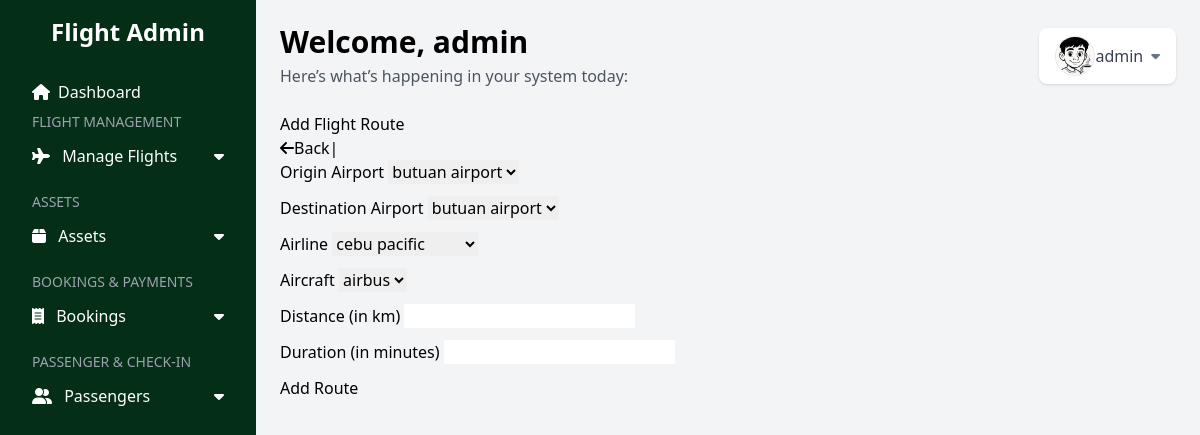
/flight_routes/add (signed in), run on the app's committed database.
### web/models.py (models this page shows)
class User(db.Model, UserMixin):
    id = db.Column(db.Integer, primary_key=True)
    username = db.Column(db.String(225), unique=True, nullable=False)
    password = db.Column(db.String(225), nullable=False)
    profile_image = db.Column(db.String(255), nullable=True, default='default.png')  # default image

### web/views.py (the view, shortened to what this page needs)
@views.route('/flight_routes/add', methods=['GET', 'POST'])
@login_required
def add_flight_route():
    airports = Airport.query.all()
    airlines = Airline.query.all()
    aircraft = Aircraft.query.all()
    return render_template('flight_routes/add_route.html', airports=airports, airlines=airlines, aircraft=aircraft)

### web/__init__.py (called while the page is built)
def create_app():
    app = Flask(__name__)
    app.config['SECRET_KEY'] = "secret_key"
    app.config['SQLALCHEMY_DATABASE_URI'] = f'sqlite:///{DB_NAME}'
    db.init_app(app)
    from .views import views
    from .auth import auth
    app.register_blueprint(views, url_prefix="/")
    app.register_blueprint(auth, url_prefix="/")
    from .models import User
    create_database(app)
    login_manager = LoginManager()
    login_manager.login_view = 'auth.login'
    login_manager.init_app(app)
    @login_manager.user_loader
    def load_user(id):
        return User.query.get(int(id))
    return app

### web/templates/flight_routes/add_route.html
{% extends 'base.html' %}
{% block content %}
<div class="container">
    <h2>Add Flight Route</h2>
    <a class="btn btn-secondary" href="{{ url_for('views.flight_routes') }}"><i class="fas fa-arrow-left"></i>Back|</a>
   <form method="POST">
    <div class="mb-3">
        <label>Origin Airport</label>
        <select name="departure_airport_id" class="form-control" required>
            {% for airport in airports %}
                <option value="{{ airport.id }}">{{ airport.name }}</option>
            {% endfor %}
        </select>
    </div>
    <div class="mb-3">
        <label>Destination Airport</label>
        <select name="arrival_airport_id" class="form-control" required>
            {% for airport in airports %}
                <option value="{{ airport.id }}">{{ airport.name }}</option>
            {% endfor %}
        </select>
    </div>
    <div class="mb-3">
        <label>Airline</label>
        <select name="airline_id" class="form-control" required>
            {% for airline in airlines %}
                <option value="{{ airline.id }}">{{ airline.name }}</option>
            {% endfor %}
        </select>
    </div>
    <div class="mb-3">
        <label>Aircraft</label>
        <select name="aircraft_id" class="form-control" required>
            {% for a in aircraft %}
                <option value="{{ a.id }}">{{ a.model }}</option>
            {% endfor %}
        </select>
    </div>
    <div class="mb-3">
        <label>Distance (in km)</label>
        <input type="number" name="distance" class="form-control" required>
    </div>
    <div class="mb-3">
        <label>Duration (in minutes)</label>
        <input type="number" name="duration" class="form-control" required>
    </div>
    <button type="submit" class="btn btn-primary">Add Route</button>
</form>
</div>
{% endblock %}

### web/templates/base.html (shortened to what this page needs)
<!DOCTYPE html>
<html lang="en">
<head>
  <script src="https://cdn.tailwindcss.com"></script>
  <link href="https://cdnjs.cloudflare.com/ajax/libs/font-awesome/6.4.0/css/all.min.css" rel="stylesheet">
</head>
<body class="h-screen bg-gray-100 flex">
  <nav class="w-64 bg-green-950 text-white flex flex-col p-4 fixed h-full overflow-y-auto">
    <h4 class="text-center text-2xl font-bold mb-6">Flight Admin</h4>
    <a href="{{ url_for('views.dashboard') }}" class="flex justify-between items-center py-2 px-4 hover:bg-gray-700 rounded">
      <span class="flex items-center">
        <i class="fas fa-home mr-2"></i> Dashboard
      </span>
    </a>
    <div class="text-sm uppercase text-gray-400 px-4 mb-1">Flight Management</div>
    <button class="w-full text-left px-4 py-2 hover:bg-gray-700 flex justify-between items-center" onclick="toggleMenu('flightMgmt')">
      <span><i class="fas fa-plane mr-2"></i> Manage Flights</span><i class="fas fa-caret-down"></i>
    </button>
    <div class="text-sm uppercase text-gray-400 px-4 mt-4 mb-1">Assets</div>
    <button class="w-full text-left px-4 py-2 hover:bg-gray-700 flex justify-between items-center" onclick="toggleMenu('assets')">
      <span><i class="fas fa-box mr-2"></i> Assets</span><i class="fas fa-caret-down"></i>
    </button>
    <div class="text-sm uppercase text-gray-400 px-4 mt-4 mb-1">Bookings & Payments</div>
    <button class="w-full text-left px-4 py-2 hover:bg-gray-700 flex justify-between items-center" onclick="toggleMenu('bookings')">
      <span><i class="fas fa-receipt mr-2"></i> Bookings</span><i class="fas fa-caret-down"></i>
    </button>
    <div class="text-sm uppercase text-gray-400 px-4 mt-4 mb-1">Passenger & Check-In</div>
    <button class="w-full text-left px-4 py-2 hover:bg-gray-700 flex justify-between items-center" onclick="toggleMenu('passenger')">
      <span><i class="fas fa-user-friends mr-2"></i> Passengers</span><i class="fas fa-caret-down"></i>
    </button>
  </nav>
  <main class="ml-64 p-6 w-full overflow-y-auto">
    <div class="mb-6 flex justify-between items-center">
      <div>
        <h1 class="text-3xl font-bold mb-1">Welcome, {{ current_user.username }}</h1>
        <p class="text-gray-600">Here’s what’s happening in your system today:</p>
      </div>
      <div class="relative">
        <button onclick="toggleMenu('profileMenu')" class="flex items-center bg-white px-4 py-2 rounded-lg shadow hover:shadow-md transition">
          <img src="{{ url_for('static', filename='uploads/' + current_user.profile_image) }}"
            class="w-10 h-10 rounded-full object-cover border" alt="Profile Image">
          <span class="text-gray-700 font-medium">{{ current_user.username }}</span>
          <i class="fas fa-caret-down ml-2 text-sm text-gray-500"></i>
        </button>
      </div>
    </div>
    {% block content %}
    {% endblock %}
  </main>
</body>
</html>

### data on the page
User: username "admin", profile_image (picture)

### other printed values
form field departure_airport_id "butuan airport"
form field arrival_airport_id "butuan airport"
form field airline_id "cebu pacific"
form field aircraft_id "airbus"
